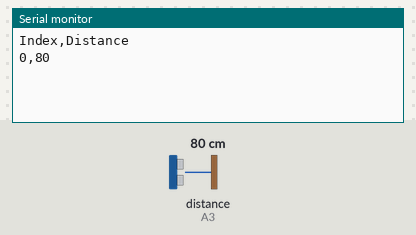
Recording of a sketch running on a simulated Arduino Uno, built with avr-gcc and run on an emulated ATmega328P. Shown: the last lines printed to the serial monitor. Wiring (inferred from the names in the program): ultrasonic range finder: trigger A0; echo A3. Inputs (shaded band) come from the test bench; at power-on: distance to the obstacle (sensor on A3) 80 cm. The echo pulse lasts 58.3 µs per cm.

Above: at 1.8 s.
1.9 s: distance to the obstacle (sensor on A3) set to 2 cm
At 2.4 s:
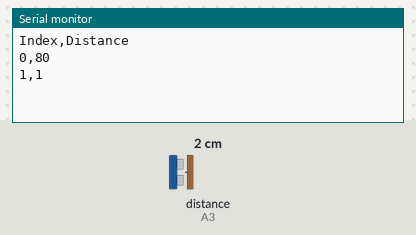
3.4 s: distance to the obstacle (sensor on A3) set to 4 cm
At 5.2 s:
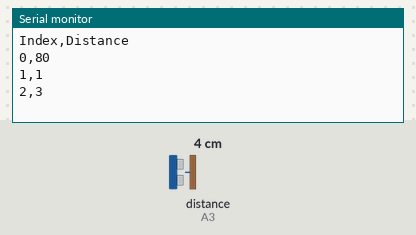

The sketch:

arduino_code.ino
```cpp
int trig = A0;
int echo = A3;

String dataLabel_1 = "Index";
String dataLabel_2 = "Distance";
bool label = true;

int duration, cm, new_data;
int i = 0;
int threshold = 1;

void setup() {
  // put your setup code here, to run once:
  Serial.begin(9600);
  pinMode(trig, OUTPUT);
  pinMode(echo, INPUT);
}

void loop() {
  // put your main code here, to run repeatedly:
  digitalWrite(trig, LOW);
  delayMicroseconds(5);
  digitalWrite(trig, HIGH);
  delayMicroseconds(5);
  digitalWrite(trig, LOW);

  duration = pulseIn(echo, HIGH);
  cm = microsecondsToCentimeters(duration);

  while (label) {
    Serial.print(dataLabel_1);
    Serial.print(",");
    Serial.println(dataLabel_2);
    label = false;
  }

  if ((new_data >= cm + threshold) || (new_data <= cm - threshold)) {
    Serial.print(i);
    Serial.print(",");
    Serial.println(cm);

    i++;
  }

  new_data = cm;
  delay(1000);
}

int microsecondsToCentimeters(int duration) {
  // The speed of sound is 340 m/s or 29 microseconds per centimeter.
  // The ping travels out and back, so to find the distance of the object we take half of the distance travelled.
  return duration / 29 / 2;
}
```

Measured:
- after the input at 1.9 s, the serial monitor: prints a new line after 0.11 s (image 1)
- after the input at 3.4 s, the serial monitor: prints a new line after 0.61 s (image 2)
